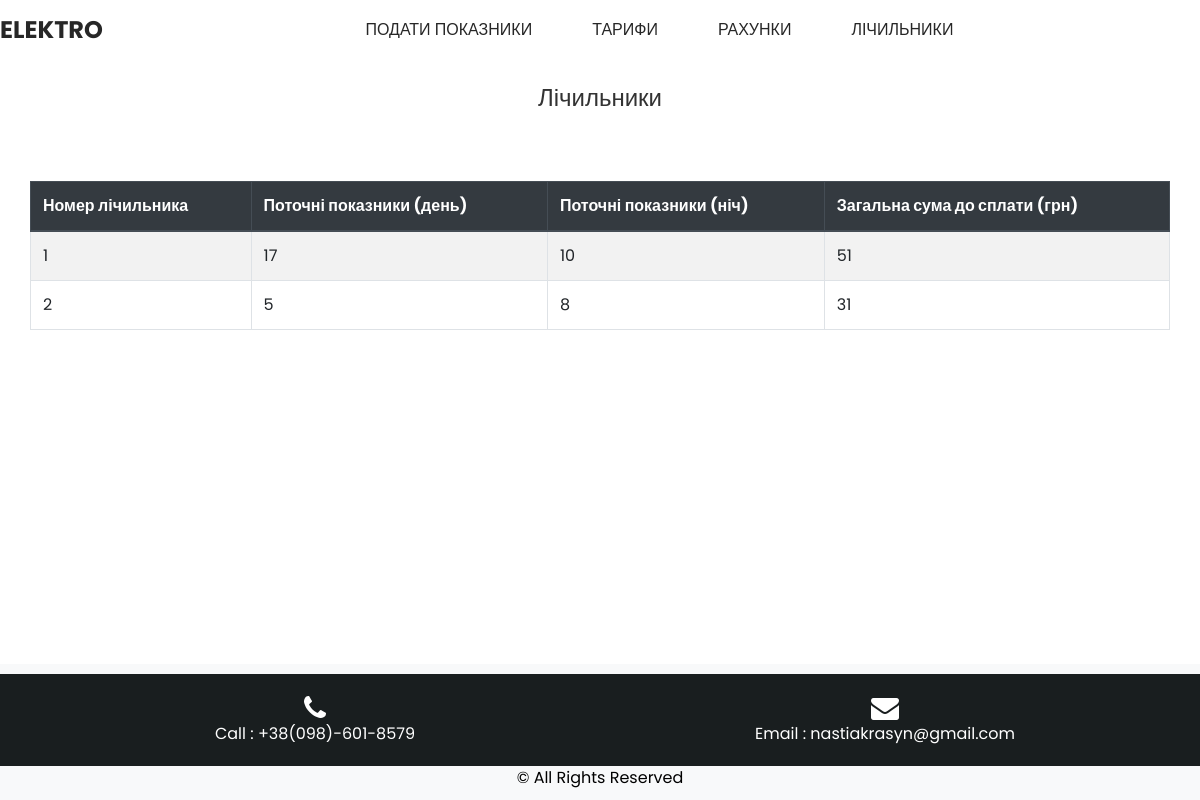
/meters/, run on the app's committed database.
### main/models.py (models this page shows, shortened)
class Meter(models.Model):
    meter_number = models.CharField(max_length=50, unique=True)
    current_day_reading = models.IntegerField(default=0)
    current_night_reading = models.IntegerField(default=0)

class Bill(models.Model):
    meter_number = models.CharField(max_length=50)
    day_kwh = models.IntegerField()
    night_kwh = models.IntegerField()
    day_rate = models.DecimalField(max_digits=5, decimal_places=2)
    night_rate = models.DecimalField(max_digits=5, decimal_places=2)
    date_created = models.DateTimeField(auto_now_add=True)
    total_cost = models.DecimalField(max_digits=10, decimal_places=2)

### main/views.py (the view)
# urls.py: path('meters/', views.meters, name='meters'),
def meters(request):
    meters = Meter.objects.all()
    meter_data = []
    for meter in meters:
        total_cost = Bill.objects.filter(meter_number=meter.meter_number).aggregate(Sum('total_cost'))['total_cost__sum'] or 0
        meter_data.append({
            'meter_number': meter.meter_number,
            'current_day_reading': meter.current_day_reading,
            'current_night_reading': meter.current_night_reading,
            'total_cost': total_cost
        })
    return render(request, 'main/meters.html', {'meters': meter_data})

### main/templates/main/meters.html
{% extends 'main/layout.html' %}
{% load static %}
{% block content %}
<h2 class="text-center mt-4">Лічильники</h2>
<div class="container mt-5">
  <table class="table table-bordered table-striped">
    <thead class="thead-dark">
      <tr>
        <th scope="col">Номер лічильника</th>
        <th scope="col">Поточні показники (день)</th>
        <th scope="col">Поточні показники (ніч)</th>
        <th scope="col">Загальна сума до сплати (грн)</th>
      </tr>
    </thead>
    <tbody>
      {% for meter in meters %}
      <tr>
        <td>{{ meter.meter_number }}</td>
        <td>{{ meter.current_day_reading }}</td>
        <td>{{ meter.current_night_reading }}</td>
        <td>{{ meter.total_cost }}</td>
      </tr>
      {% empty %}
      <tr>
        <td colspan="4" class="text-center">Немає даних про лічильники</td>
      </tr>
      {% endfor %}
    </tbody>
  </table>
</div>
{% endblock %}

### main/static/main/css/style.css (style rules this page uses)
html, body { height: 100%; margin: 0; }
body { font-family: "Poppins", sans-serif; color: #0c0c0c; background-color: #ffffff; overflow-x: hidden; display: flex; flex-direction: column; }
h2 { text-align: center; margin-top: 70px; margin-bottom: 20px; font-size: 24px; color: #333; }

### main/static/main/css/responsive.css (style rules this page uses)
@media (min-width: 1200px) { .container { max-width: 1170px; } }

### data on the page
Meter: meter_number "1", current_day_reading "17", current_night_reading "10", total_cost "51"
Bill: meter_number "2", current_day_reading "5", current_night_reading "8", total_cost "31"
